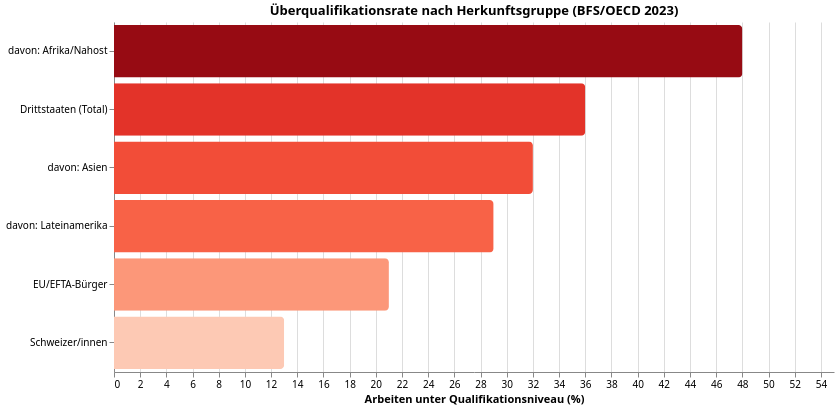

Source (Vega-Lite JSON):
### Vega-Lite specification from a JSON file in a GitHub repository (floating-point values rounded to 4 significant figures)
{"$schema": "https://vega.github.io/schema/vega-lite/v5.json", "config": {"font": "Switzer, system-ui, sans-serif", "view": {"stroke": "transparent"}}, "data": {"values": [{"Gruppe": "Schweizer/innen", "Überqualifikation %": 13}, {"Gruppe": "EU/EFTA-Bürger", "Überqualifikation %": 21}, {"Gruppe": "Drittstaaten (Total)", "Überqualifikation %": 36}, {"Gruppe": "  davon: Afrika/Nahost", "Überqualifikation %": 48}, {"Gruppe": "  davon: Asien", "Überqualifikation %": 32}, {"Gruppe": "  davon: Lateinamerika", "Überqualifikation %": 29}]}, "encoding": {"color": {"field": "Überqualifikation %", "legend": null, "scale": {"scheme": "reds"}, "type": "quantitative"}, "x": {"field": "Überqualifikation %", "scale": {"domain": [0, 55]}, "title": "Arbeiten unter Qualifikationsniveau (%)", "type": "quantitative"}, "y": {"field": "Gruppe", "sort": {"field": "Überqualifikation %", "order": "descending"}, "title": null, "type": "nominal"}}, "height": 350, "mark": {"cornerRadiusEnd": 4, "type": "bar"}, "title": "Überqualifikationsrate nach Herkunftsgruppe (BFS/OECD 2023)", "width": 720}
